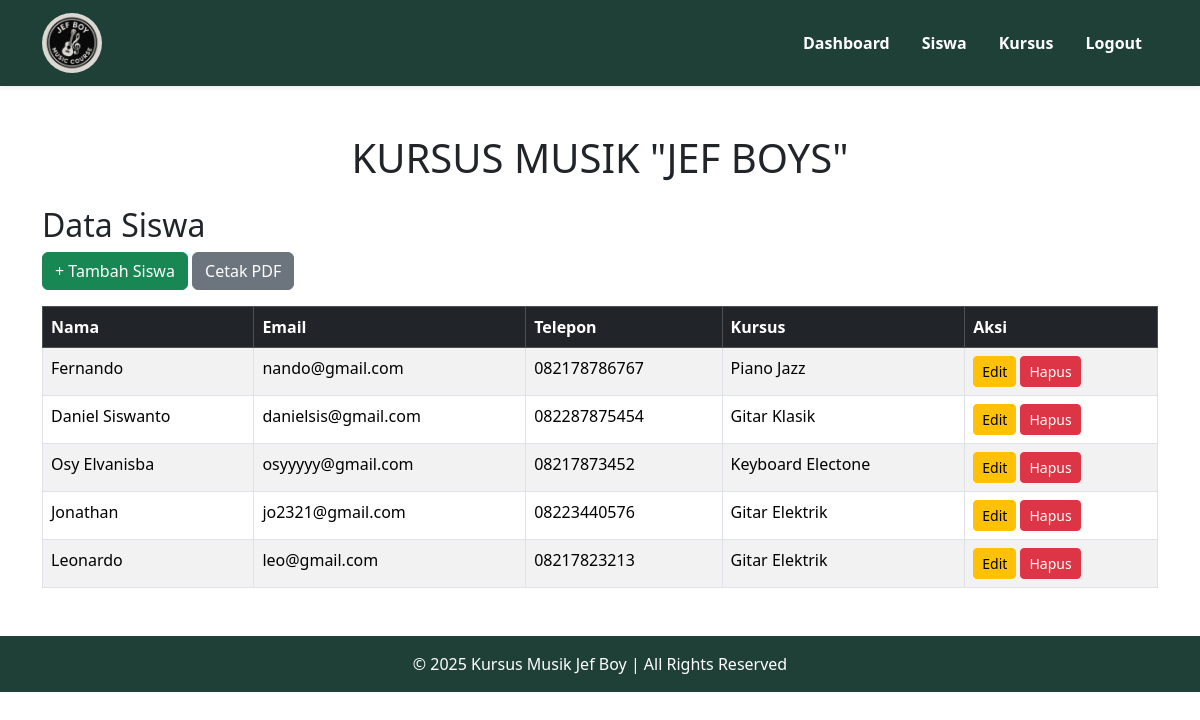
The app's page /siswa/index.php (signed in) with its own data.
### tables this page shows
CREATE TABLE `siswa` (
  `id` int NOT NULL AUTO_INCREMENT,
  `nama` varchar(100) NOT NULL,
  `email` varchar(100) NOT NULL,
  `telepon` varchar(15) DEFAULT NULL,
  `id_kursus` int DEFAULT NULL,
  PRIMARY KEY (`id`),
  UNIQUE KEY `email` (`email`),
  KEY `id_kursus` (`id_kursus`),
  CONSTRAINT `siswa_ibfk_1` FOREIGN KEY (`id_kursus`) REFERENCES `kursus` (`id`)
);

CREATE TABLE `kursus` (
  `id` int NOT NULL AUTO_INCREMENT,
  `nama_kursus` varchar(100) NOT NULL,
  `pengajar` varchar(100) DEFAULT NULL,
  `jadwal` varchar(50) DEFAULT NULL,
  PRIMARY KEY (`id`)
);

### siswa/index.php (the view, shortened to what this page needs)
<?php
include '../config/db.php';
include '../includes/header.php';
$result = $conn->query("SELECT siswa.*, kursus.nama_kursus FROM siswa LEFT JOIN kursus ON siswa.id_kursus = kursus.id");
?>
<div class="container mt-5">
<h1 class="text-center mb-4">KURSUS MUSIK "JEF BOYS"</h1>
  <h2>Data Siswa</h2>
  <a href="tambah.php" class="btn btn-success mb-3">+ Tambah Siswa</a>
  <a href="cetak.php" class="btn btn-secondary mb-3">Cetak PDF</a>
  <table class="table table-bordered table-striped">
    <thead class="table-dark">
      <tr>
        <th>Nama</th>
        <th>Email</th>
        <th>Telepon</th>
        <th>Kursus</th>
        <th>Aksi</th>
      </tr>
    </thead>
    <tbody>
      <?php while($row = $result->fetch_assoc()): ?>
        <tr>
          <td><?= htmlspecialchars($row['nama']) ?></td>
          <td><?= htmlspecialchars($row['email']) ?></td>
          <td><?= htmlspecialchars($row['telepon']) ?></td>
          <td><?= htmlspecialchars($row['nama_kursus']) ?></td>
          <td>
            <a href="edit.php?id=<?= $row['id'] ?>" class="btn btn-warning btn-sm">Edit</a>
            <a href="hapus.php?id=<?= $row['id'] ?>" class="btn btn-danger btn-sm" onclick="return confirm('Hapus data ini?')">Hapus</a>
          </td>
        </tr>
      <?php endwhile; ?>
    </tbody>
  </table>
</div>
<?php include '../includes/footer.php'; ?>

### includes/header.php (shortened to what this page needs)
<!DOCTYPE html>
<html lang="id">
<head>
  <link href="https://cdn.jsdelivr.net/npm/bootstrap@5.3.3/dist/css/bootstrap.min.css" rel="stylesheet">
</head>
<body>
<nav class="navbar navbar-expand-lg navbar-custom shadow-sm">
  <div class="container">
    <a class="navbar-brand d-flex align-items-center" href="https://www.instagram.com/jef_131/">
      <img src="/kursus-musik/logo.png" alt="Logo" width="60" height="60" class="rounded-circle me-2">
    </a>
    <div class="collapse navbar-collapse" id="navbarNav">
      <ul class="navbar-nav ms-auto">
        <li class="nav-item">
          <a class="nav-link fw-semibold px-3" href="/kursus-musik/">Dashboard</a>
        </li>
        <li class="nav-item">
          <a class="nav-link fw-semibold px-3" href="/kursus-musik/siswa/">Siswa</a>
        </li>
        <li class="nav-item">
          <a class="nav-link fw-semibold px-3" href="/kursus-musik/kursus/">Kursus</a>
        </li>
        <li class="nav-item">
          <a class="nav-link fw-semibold px-3" href="/kursus-musik/logout.php">Logout</a>
        </li>
      </ul>
    </div>
  </div>
</nav>

### includes/footer.php
<footer class="text-white text-center p-3 mt-5" style="background-color: #1f4037;">
  <p class="mb-0">&copy; <?= date('Y') ?> Kursus Musik Jef Boy | All Rights Reserved</p>
</footer>
</body>
</html>

### includes/header.php (style rules this page uses)
.navbar-custom { background-color: #1f4037; }
.navbar-custom .nav-link, .navbar-custom .navbar-brand { color: #ffffff; }

### records on screen
siswa: nama "Fernando", email "nando@gmail.com", telepon "082178786767", id_kursus.nama_kursus "Piano Jazz"
siswa: nama "Daniel Siswanto", email "danielsis@gmail.com", telepon "082287875454", id_kursus.nama_kursus "Gitar Klasik"
siswa: nama "Osy Elvanisba", email "osyyyyy@gmail.com", telepon "08217873452", id_kursus.nama_kursus "Keyboard Electone"
siswa: nama "Jonathan", email "jo2321@gmail.com", telepon "08223440576", id_kursus.nama_kursus "Gitar Elektrik"
siswa: nama "Leonardo", email "leo@gmail.com", telepon "08217823213", id_kursus.nama_kursus "Gitar Elektrik"
